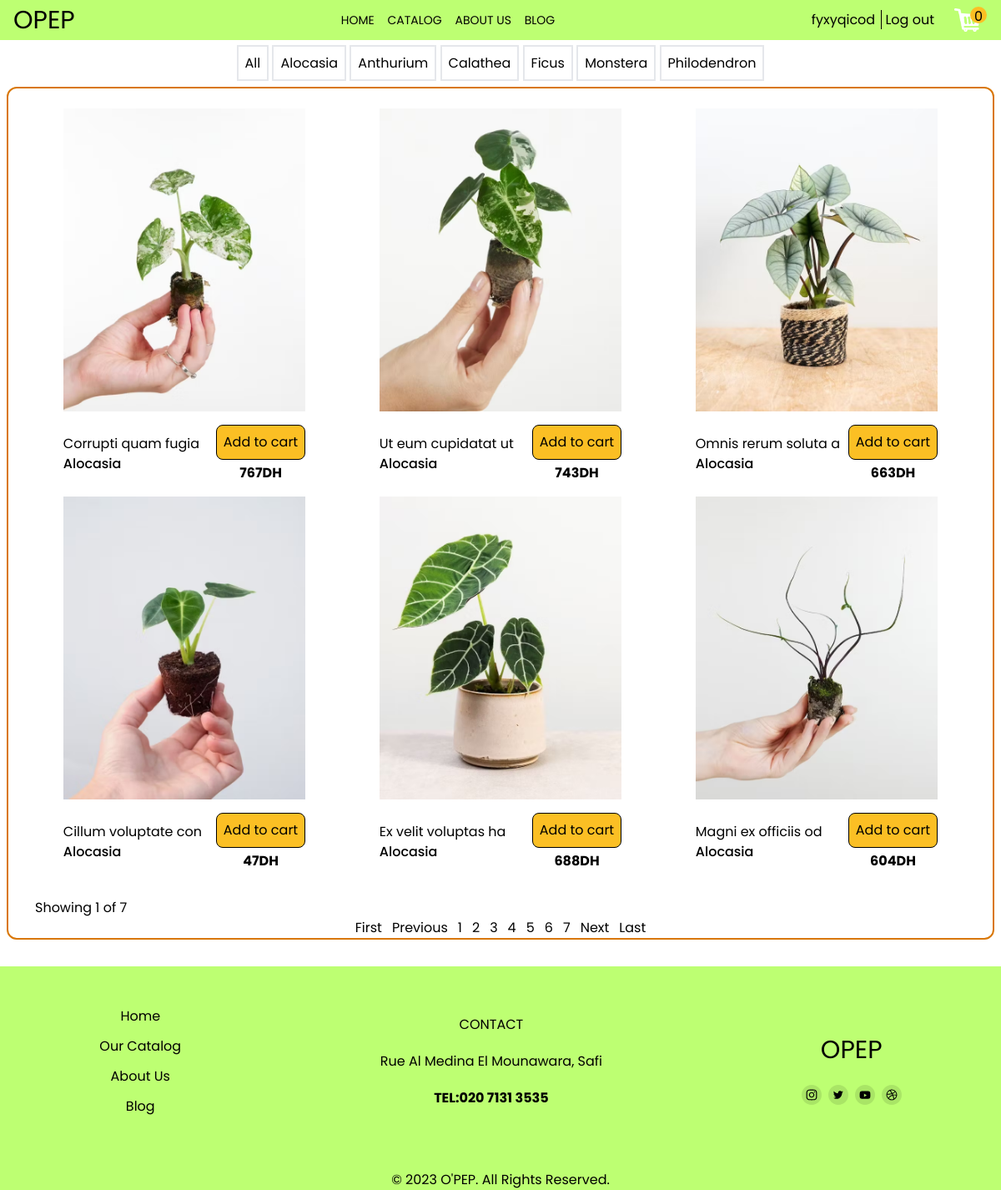
Screenshot of /src/pages/catalog.php (signed in) with the database file from the repository.
### tables this page shows
CREATE TABLE `categories` (
  `categoryId` int(11) NOT NULL,
  `categoryName` varchar(50) NOT NULL
);

CREATE TABLE `plants` (
  `plantId` int(11) NOT NULL,
  `plantName` varchar(50) NOT NULL,
  `plantDesc` varchar(300) NOT NULL,
  `plantImage` varchar(200) NOT NULL,
  `plantPrice` int(11) NOT NULL,
  `categoryId` int(11) NOT NULL
);

### src/pages/catalog.php (the view, shortened to what this page needs)
<?php
include("../includes/conn.php");
?>
<!DOCTYPE html>
<html lang="en">
<head>
</head>
<body>
    <?php include("../includes/nav.php") ?>
    <div class="w-full text-center my-4">
        <a class="p-2 border-2 filters" href="catalog.php">All</a>
        <?php
        $select = "SELECT * FROM categories";
        $stmt = $conn->prepare($select);
        $stmt->execute();
        $result = $stmt->get_result();
        if (mysqli_num_rows($result) > 0) {
            while ($row = mysqli_fetch_assoc($result)) {
                $name = htmlspecialchars($row['categoryName']);
        ?>
                <a class="p-2 border-2 filters" href="?categoryName=<?php echo $name ?>"><?php echo $name ?></a>
        <?php
            }
            echo   '</div>';
        } else {
            echo 'No categories in database';
        } ?>
        <div class="flex flex-col justify-between items-center border-2 border-amber-600 rounded-xl m-2 md:h-fit">
            <div class="grid gap-4 w-[90%] mt-6 rounded-lg mx-auto text-center grid-cols-2 md:w-[95%] md:grid-cols-3">
                <?php
                if (isset($_GET['categoryName'])) {
                    $sql = "SELECT * FROM categories WHERE categoryName = ?";
                    $stmt = $conn->prepare($sql);
                    $stmt->bind_param("s", $_GET['categoryName']);
                    $stmt->execute();
                    $result = $stmt->get_result();
                    $row = mysqli_fetch_assoc($result);
                    $categoryId = $row['categoryId'];
                    $records = "SELECT * FROM plants INNER JOIN categories on plants.categoryId = categories.categoryId WHERE plants.categoryId = ?";
                    $stmt = $conn->prepare($records);
                    $stmt->bind_param("s", $categoryId);
                    $stmt->execute();
                    $result = $stmt->get_result();
                    $rows = $result->num_rows;
                    $start = 0;
                    $rows_per_page = 6;
                    if (isset($_GET['page'])) {
                        $page = $_GET['page'] - 1;
                        $start = $page * $rows_per_page;
                    }
                    $select = "SELECT * FROM plants INNER JOIN categories ON plants.categoryId = categories.categoryId WHERE plants.categoryId = ? LIMIT ?,?";
                    $stmt = $conn->prepare($select);
                    $stmt->bind_param("iii", $categoryId, $start, $rows_per_page);
                    $stmt->execute();
                    $result = $stmt->get_result();
                    $pages = ceil($rows / $rows_per_page);
                } else {
                    $records = $conn->query("SELECT * FROM plants");
                    $rows = $records->num_rows;
                    $start = 0;
                    $rows_per_page = 6;
                    $select = "SELECT plantId, plantName, plantDesc, plantPrice, plantImage, categoryName FROM plants INNER JOIN categories ON plants.categoryId = categories.categoryId LIMIT ?,?";
                    $stmt = $conn->prepare($select);
                    $stmt->bind_param("ii", $start, $rows_per_page);
                    $stmt->execute();
                    $result = $stmt->get_result();
                    $pages = ceil($rows / $rows_per_page);
                }
                if ($rows > 0) {
                    while ($row = mysqli_fetch_assoc($result)) {
                        $name = htmlspecialchars($row['plantName']);
                        $categorie = htmlspecialchars($row['categoryName']);
                        $image = htmlspecialchars($row['plantImage']);
                        $price = htmlspecialchars($row['plantPrice']);
                ?>
                        <div class="flex flex-col justify-center items-center gap-4 w-full md:w-[80%] mx-auto">
                            <div class="relative object-contain">
                                <img id="image" src="../images/Plants/<?php echo $image ?>" alt="">
                            </div>
                            <div class="flex flex-col justify-between w-full items-center md:flex-row">
                                <div class="flex flex-col child:text-left">
                                    <p><?php echo $name ?></p>
                                    <p class="font-medium"><?php echo $categorie ?></p>
                                </div>
                                <form method="post" class="flex flex-col items-center justify-center gap-1">
                                    <button type="submit" name="addCart" class="z-10 p-2 bg-amber-400 border border-black rounded-lg">Add to cart</button>
                                    <p class="font-bold"><?php echo $price ?>DH</p>
                                </form>
                            </div>
                        </div>
                <?php
                    }
                    echo '</div>';
                } else {
                    echo 'No client accounts in database';
                }
                ?>
                <?php if (!isset($_GET['categoryName'])) { ?>
                    <div class="w-full mt-4 md:mt-8">
                        <div class="pl-2 md:pl-8">
                            <?php
                            if (!isset($_GET['page'])) {
                                $page = 1;
                            } else {
                                $page = $_GET['page'];
                            }
                            ?>
                            Showing <?php echo $page ?> of <?php echo $pages ?>
                        </div>
                        <div class="flex flex-row justify-center items-center gap-3">
                            <a href="?page=1">First</a>
                            <?php if (isset($_GET['page']) && $_GET['page'] > 1) { ?>
                                <a href="?page=<?php echo $_GET['page'] - 1 ?>">Previous</a>
                            <?php } else { ?>
                                <a class="cursor-pointer">Previous</a>
                            <?php } ?>
                            <?php
                            for ($i = 1; $i <= $pages; $i++) {
                            ?>
                                <a href="?page=<?php echo $i ?>" class=""><?php echo $i ?></a>
                            <?php
                            }
                            ?>
                            <?php
                            if (!isset($_GET['page'])) {
                                if ($pages == 1) {
                            ?>
                                    <a class="cursor-pointer">Next</a>
                                <?php } else { ?>
                                    <a href="?page=2">Next</a>
                                <?php } ?>
                            <?php } elseif ($_GET['page'] >= $pages) { ?>
                                <a class="cursor-pointer">Next</a>
                            <?php } else { ?>
                                <a href="?page=<?php echo $_GET['page'] + 1 ?>">Next</a>
                            <?php }
                            ?>
                            <a href="?page=<?php echo $pages ?>">Last</a>
                        </div>
                    </div>
                <?php } ?>
            </div>
</body>
</html>

### src/includes/nav.php (shortened to what this page needs)
<?php
   if (isset($_SESSION['client_name'])) {
       $cartId = $_SESSION['client_cart'];
       $notselected = 0;
       $commanded = 0;
       $select = "SELECT * FROM plants_carts JOIN plants ON plants_carts.plantId = plants.plantId WHERE cartId = ? AND isSelected = ? AND isCommanded = ?";
       $stmt = $conn->prepare($select);
       $stmt->bind_param("iii", $cartId, $notselected, $commanded);
       $stmt->execute();
       $result = $stmt->get_result();
       $count = mysqli_num_rows($result);
   }
   ?>
<nav class="bg-[#bdff72] h-12 flex justify-between items-center px-2 md:px-4">
    <div class="block w-1/3 sm:w-1/4 md:w-1/12">
        <a href="../../index.php">
            <p class="text-black text-3xl">OPEP</p>
        </a>
    </div>
    <ul class="font-poppins text-black text-sm list-none [&>*]:inline-block [&>*]:mr-3 hidden md:block">
        <?php if (isset($_SESSION['admin_name'])) : ?>
            <li>
                <a href="dashboard.php" class="p-2 bg-neutral-600/30 rounded-xl">
                    <span>DASHBOARD</span>
                </a>
            </li>
            <li>
                <a href="../blog/themes.php">
                    <span>BLOG</span>
                </a>
            </li>
        <?php else : ?>
            <li>
                <a href="../../index.php">
                    <span>HOME</span>
                </a>
            </li>
            <li>
                <a href="catalog.php">
                    <span>CATALOG</span>
                </a>
            </li>
            <li>
                <a href="about.php">
                    <span>ABOUT US</span>
                </a>
            </li>
            <li>
                <a href="../blog/themes.php">
                    <span>BLOG</span>
                </a>
            </li>
        <?php endif  ?>
    </ul>
    <div class="flex items-center justify-end gap-2">
        <div class="flex items-center">
            <div class="dropdown">
                <div class="flex items-center justify-center gap-6">
                    <?php if (!isset($_SESSION['client_name']) && !isset($_SESSION['admin_name']) && !isset($_SESSION['administrator_name'])) : ?>
                        <div class="child:text-black hidden md:block">
                            <a href="login.php" class="border-r border-black pr-2 mr-1"> Log in</a>
                            <a href="signup.php"> Sign up</a>
                        </div>
                    <?php else : ?>
                        <?php if (isset($_SESSION['client_name'])) : ?>
                            <div class="child:text-black hidden md:block">
                                <a class="border-r border-black pr-[3px] mr-1"><?php echo $_SESSION['client_name']; ?> </a>
                                <a href="../includes/logout.php">Log out</a>
                            </div>
                        <?php endif ?>
                    <?php endif ?>
                    <?php if (!isset($_SESSION['client_name'])) { ?>
                    <?php } else { ?>
                        <p id="basket-count" class="bg-amber-400 rounded-3xl w-5 h-5 text-center absolute top-2 right-[55px] sm:block sm:right-[55px] md:right-[17px] md:block">
                            <?php echo $count ?>
                        </p>
                        <img onclick="openPopup()" class="open-btn dropbtn color-black cursor-pointer w-9  h-9 object-contain sm:block sm:mr-1  " src="../images/cart.png" alt="" />
                    <?php } ?>
                </div>
            </div>
        </div>
    </div>
</nav>

### rows the page displays
categories: categoryName "Alocasia"
categories: categoryName "Anthurium"
categories: categoryName "Calathea"
categories: categoryName "Ficus"
categories: categoryName "Monstera"
categories: categoryName "Philodendron"
plants: plantImage (picture), plantName "Corrupti quam fugia", categoryId.categoryName "Alocasia", plantPrice "767"
plants: plantImage (picture), plantName "Ut eum cupidatat ut", categoryId.categoryName "Alocasia", plantPrice "743"
plants: plantImage (picture), plantName "Omnis rerum soluta a", categoryId.categoryName "Alocasia", plantPrice "663"
plants: plantImage (picture), plantName "Cillum voluptate con", categoryId.categoryName "Alocasia", plantPrice "47"
plants: plantImage (picture), plantName "Ex velit voluptas ha", categoryId.categoryName "Alocasia", plantPrice "688"
plants: plantImage (picture), plantName "Magni ex officiis od", categoryId.categoryName "Alocasia", plantPrice "604"

### other values shown
$_SESSION['client_name'] "fyxyqicod"
$count "0"
$page "1"
$pages "7"
